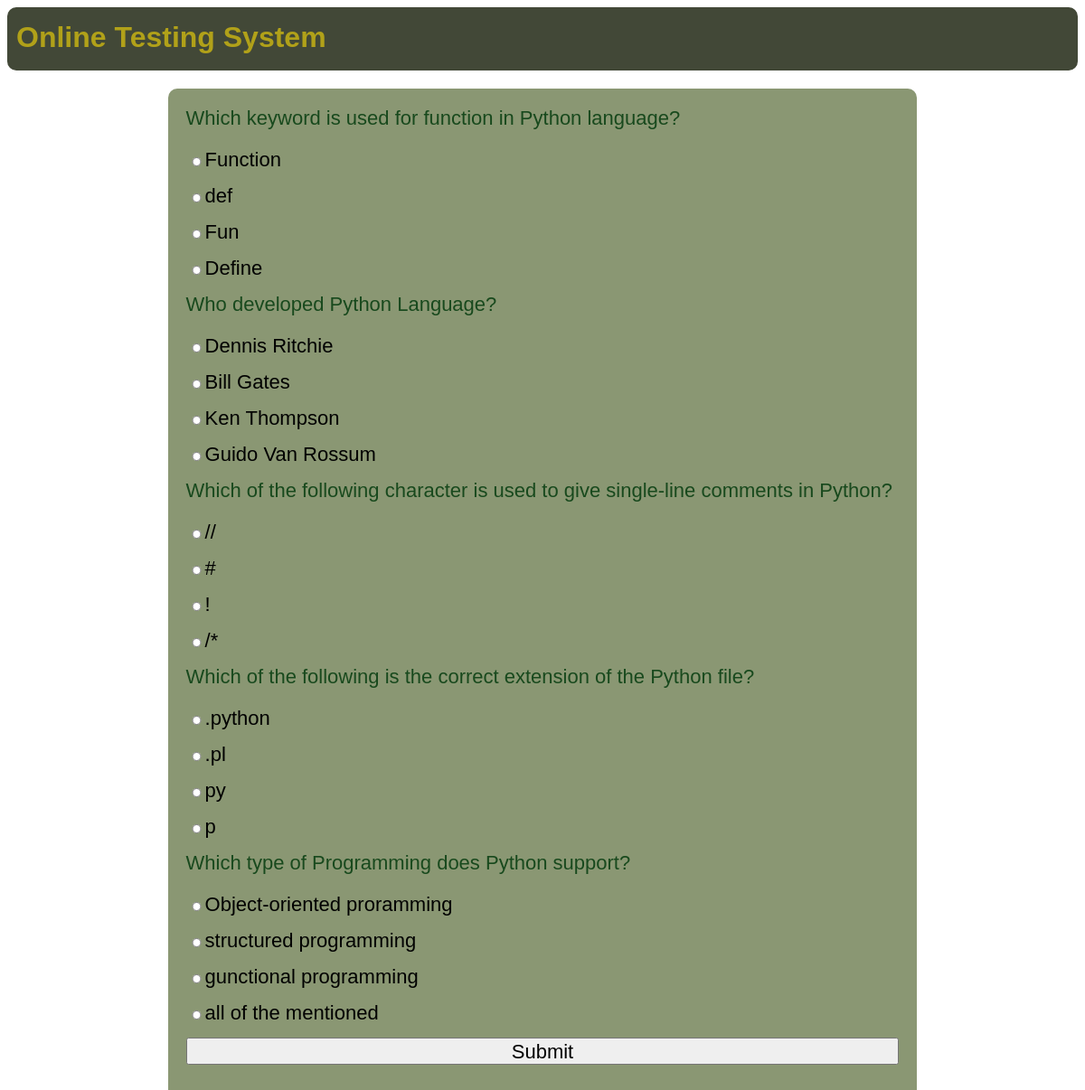
The page /test-paper?n=5 on the database its author committed.
### OTS/models.py (models this page shows)
class Question(models.Model):
    qid = models.BigAutoField(primary_key=True, auto_created=True)
    que = models.TextField()
    a = models.CharField(max_length=255)
    b = models.CharField(max_length=255)
    c = models.CharField(max_length=255)
    d = models.CharField(max_length=255)
    ans = models.CharField(max_length=2)

### OTS/views.py (the view)
# urls.py: path('test-paper', testPaper, name='testPaper'),
def testPaper(request):
    if 'name' not in request.session.keys():
        res = HttpResponseRedirect("login")
    n = int(request.GET['n'])
    question_pool = list(Question.objects.all())
    random.shuffle(question_pool)
    questions_list = question_pool[:n]
    context = {'questions': questions_list}
    res = render(request, 'test_paper.html', context)
    return res

### OTS/templates/test_paper.html (shortened to what this page needs)
{% extends 'main.html' %}
{% block content %}
<form action="{% url 'OTS:calculateTest' %}" method="post">
    {% for question in questions %}
    <div class="question">
        {{question.que}}
    </div>
    <div class="options"><input type="radio" name="q{{question.qid}}" value="a">{{question.a}}</div>
    <div class="options"><input type="radio" name="q{{question.qid}}" value="b">{{question.b}}</div>
    <div class="options"><input type="radio" name="q{{question.qid}}" value="c">{{question.c}}</div>
    <div class="options"><input type="radio" name="q{{question.qid}}" value="d">{{question.d}}</div>
    {% endfor %}
    <div><input type="submit" value="Submit"></div>
</form>
{% endblock %}

### OTS/static/theme.css (style rules this page uses)
* { font-family:'Gill Sans', 'Gill Sans MT', Calibri, 'Trebuchet MS', sans-serif; }

### OTS/static/formstyle.css (style rules this page uses)
form { box-sizing:border-box; padding:20px; border-radius:10px; background-color:#8a9773; display:table; width:100%; }
input { display:block; width:100%; margin-bottom:20px; height:30px; font-size:22px; }
.question { color:#18491d ; font-size:22px; margin-bottom:20px; }
.options { font-size:22px; }
.options input { display:inline; width:fit-content; height:10px; }

### OTS/static/mystyle.css (style rules this page uses)
body { align-items: center; min-height: 100vh; background: url("https://images.pexels.com/photos/1072179/pexels-photo-1072179.jpeg?auto=compress&cs=tinysrgb&w=1600") no-repeat; background-size: cover; }

### rows shown on the page
Question: que "Which keyword is used for function in Python language?", a "Function", b "def", c "Fun", d "Define"
Question: que "Who developed Python Language?", a "Dennis Ritchie", b "Bill Gates", c "Ken Thompson", d "Guido Van Rossum"
Question: que "Which of the following character is used to give single-line comments in Python?", a "//", b "#", c "!", d "/*"
Question: que "Which of the following is the correct extension of the Python file?", a ".python", b ".pl", c "py", d "p"
Question: que "Which type of Programming does Python support?", a "Object-oriented proramming", b "structured programming", c "gunctional programming", d "all of the mentioned"
